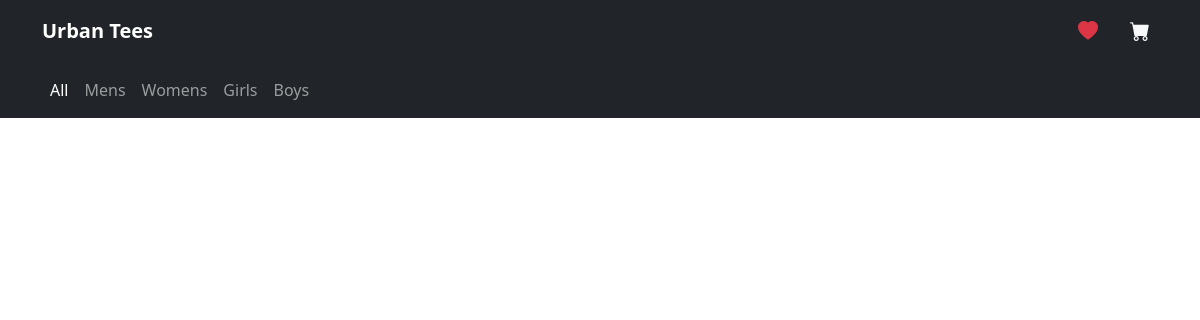
The app's page /user_products/girls/, older data.
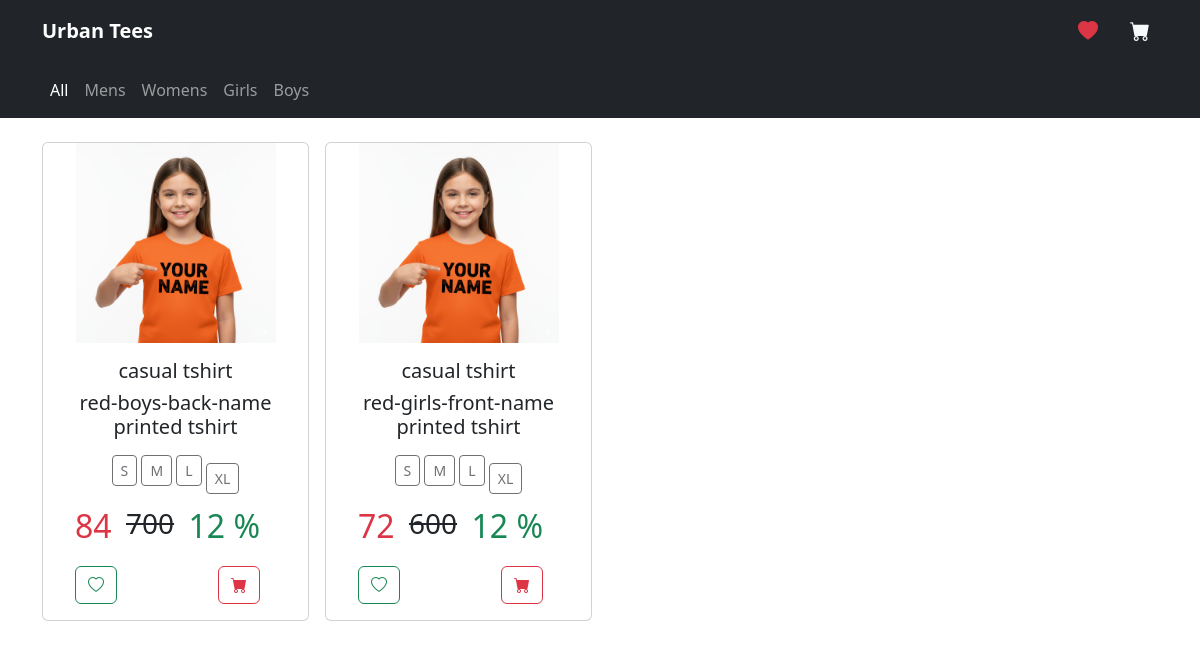
The same page, newer data.
### urban_tees_app/models.py (models this page shows, shortened)
class Product(models.Model):
    CATEGORY_CHOICES = [
        ('mens', 'Mens'),
        ('womens', 'Womens'),
        ('girls', 'Girls'),
        ('boys', 'Boys'),
    ]
    item_image1 = models.CharField(max_length=255)
    item_image2 = models.CharField(max_length=255)
    item_image3 = models.CharField(max_length=255)
    item_image4 = models.CharField(max_length=255)
    item_name = models.CharField(max_length=255)
    item_description = models.CharField(max_length=255)
    new_price = models.IntegerField()
    old_price = models.IntegerField()
    offer = models.IntegerField()
    category = models.CharField(max_length=10, choices=CATEGORY_CHOICES)
    small_size=models.IntegerField()
    medium_size=models.IntegerField()
    large_size=models.IntegerField()
    extralarge_size=models.IntegerField()

### urban_tees_app/views.py (the view)
# urls.py: path('user_products', views.user_products, name='user_products'),
def user_products(request, category=None):
    categories = ['mens', 'womens', 'girls', 'boys']
    if category in categories:
        item_details = Product.objects.filter(category=category)
    else:
        item_details = Product.objects.all()
    return render(request, 'user_products.html', {
        'item':item_details,
        'category': category,
    })

### urban_tees_app/templates/user_products.html (shortened to what the changed rows need)
<!DOCTYPE html>
<html lang="en">
<head>
    <link href="https://cdn.jsdelivr.net/npm/bootstrap@5.3.3/dist/css/bootstrap.min.css" rel="stylesheet">
    <link href="https://cdn.jsdelivr.net/npm/bootstrap-icons@1.10.5/font/bootstrap-icons.css" rel="stylesheet">
</head>
<body>
    {% load static %}
    <div class="grid text-center container-fluid" style="--bs-columns: 3;">
        <div class="container mt-4">
            <div class="row g-3">
                {% for pro in item %}
                <div class="col-12 col-sm-6 col-md-4 col-lg-3 d-flex">
                    <div class="card w-100">
                        <a href="{% url 'user_single_product' pro.id %}">
                            <img src="{% static pro.item_image1 %}" class="card-img-top" alt="product image"
                                style="height: auto; max-height: 200px; object-fit: contain;">
                        </a>
                        <div class="card-body">
                            <h5 class="card-title">{{ pro.item_name }}</h5>
                            <h5 class="card-text ">{{ pro.item_description }}</h5>
                        </div>
                        <div>
                            <p class="card-text btn btn-outline-dark btn-sm disabled">S</p>
                            <p class="card-text btn btn-outline-dark btn-sm disabled">M</p>
                            <p class="card-text btn btn-outline-dark btn-sm disabled">L</p>
                            <p class="card-text btn btn-outline-dark btn-sm disabled">XL</p>
                        </div>
                        <ul class="d-flex justify-content-between me-5">
                            <li class="list-group-item text-danger fs-2"><strong></strong> {{ pro.new_price }}</li>
                            <li class="list-group-item fs-3"><del>{{ pro.old_price }}</del></li>
                            <li class="list-group-item text-success fs-2">{{ pro.offer }} %</li>
                        </ul>
                        <ul class=" d-flex justify-content-between me-5">
                            <a class="btn btn-outline-success" href="{% url 'wishlist_page'  %}">
                                <i class="bi bi-heart"></i> </a>
                            <a class="btn btn-outline-danger" href="{% url 'cart_page' %}">
                                <i class="bi bi-cart-fill"></i>
                            </a>
                        </ul>
                    </div>
                </div>
                {% endfor %}
            </div>
        </div>
    </div>
</body>
</html>

Row changes from the older to the newer data that the page shows:
added Product: item_image1 (picture), item_name "casual tshirt", item_description "red-boys-back-name printed tshirt", new_price "84", old_price "700", offer "12"
added Product: item_image1 (picture), item_name "casual tshirt", item_description "red-girls-front-name printed tshirt", new_price "72", old_price "600", offer "12"
